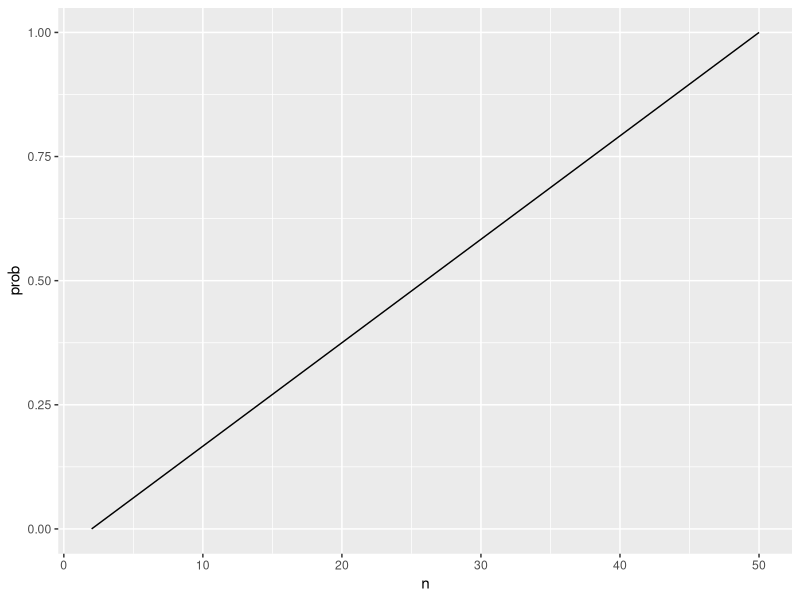

Here is the R script that generated this plot:
## ---- chunk 1
knitr::opts_chunk$set(echo = TRUE, warning=FALSE, message=FALSE)
library(tidyverse)
library(dplyr)
library(broom)
## ---- chunk 2
bday_sim = function(n) {
  
  bdays = sample(1:365, size = 10, replace = TRUE)

  duplicate = length(unique(bdays)) < n
  
  return(duplicate)
  
}
## ---- chunk 3
sim_res = 
  expand_grid(
    n = c(2, 50),
    iter = 1:10000
  ) |>
  mutate(res = map_lgl(n, bday_sim)) |>
  group_by(n) |>
  summarize(prob = mean(res, na.rm = TRUE))

sim_res |>
  ggplot(aes(x = n, y = prob)) +
  geom_line()
## ---- chunk 4
n = 30      
sigma = 5   
alpha = 0.05
mu = 0      
## ---- chunk 5
sim_t_test = function(n, mu, sigma = 5) {
  x = rnorm(n, mean = mu, sd = sigma)
  t_test <- t.test(x, mu = 0)
  tidy(t_test)
}
## ---- chunk 6
sim_results <- tibble(
  iter = 1:5000
) |>
  mutate(t_test_res = map(iter, ~sim_t_test(n, mu, sigma))) |>
  unnest(t_test_res) |>
  select(iter, estimate, p.value)
head(sim_results)
